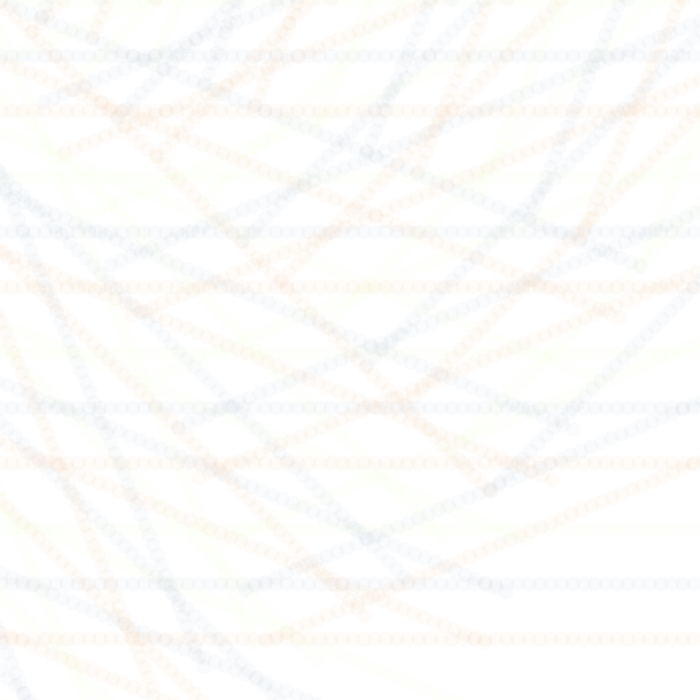
Frame 1 (no input)
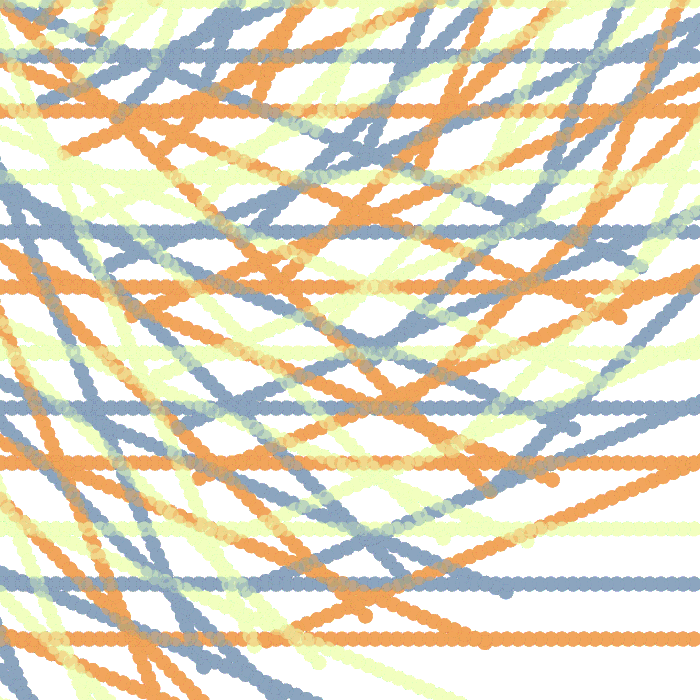
Frame 60 (the mouse pressed at the canvas centre just before this capture)
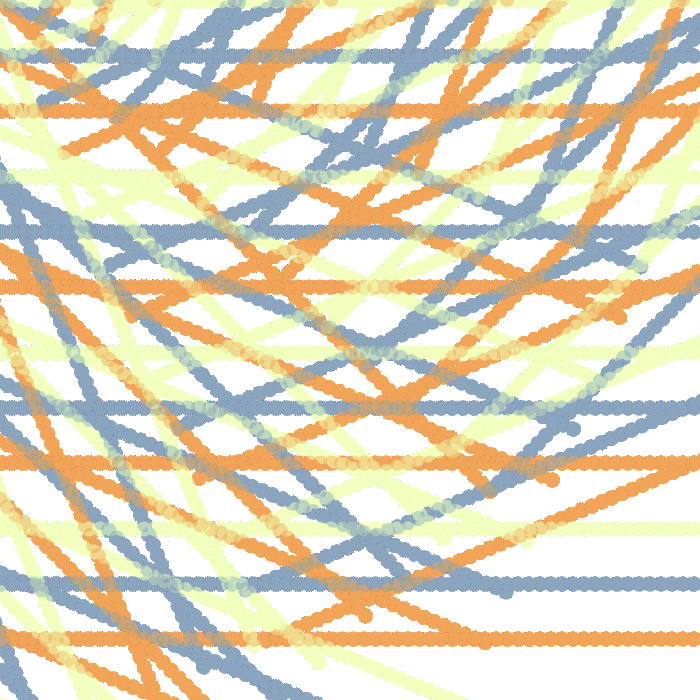
Frame 120 (the mouse held since frame 60 and released just before this capture)

The Processing sketch that drew these frames (run headless with seeded random() and noise(); from frame 60 on, the mouse is pressed at the canvas centre):

// Processing sketch: processing_84178
// ── processing_84178.pde

void setup ()

{
 size(700,700);
 background(255);
noStroke();
 smooth();
}

void draw (){
 


  

 
for (int posx1 = 1; posx1<= 695; posx1 = posx1+11)

for (int posy1 = 1; posy1<= 695; posy1 = posy1+11)

{


  fill(231,255,174,10);
 ellipse(posx1, posy1, 15, 15);
  rotate(PI/8);
  
  
  fill(131,155,174,10);
 ellipse(posx1, posy1, 15, 15);
  rotate(PI/8);
  
   fill(231,155,74,10);
 ellipse(posx1, posy1, 15, 15);
  rotate(PI/8);
  

  
  

 
}

}
